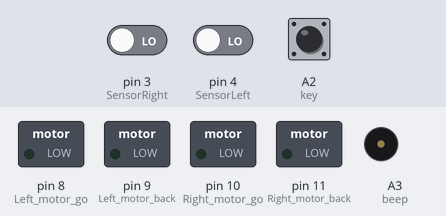
Recording of a sketch running on a simulated Arduino Uno, built with avr-gcc and run on an emulated ATmega328P. On the bench: switched loads named in the sketch (green lamp = pin HIGH), buzzer (waves = sounding, pin HIGH). The inputs (shaded band) are chosen by the test bench; at power-on: A2 (key) LOW, pin 3 (SensorRight) LOW, pin 4 (SensorLeft) LOW.

Above: at 1.2 s.
1.3 s: A2 (key) pulled HIGH for 0.15 s
At 1.8 s:
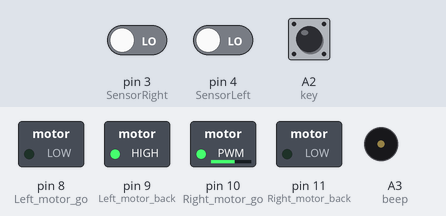
Timing chart, 0 to 1.5 s (numbered marks = the images above; inputs shaded):
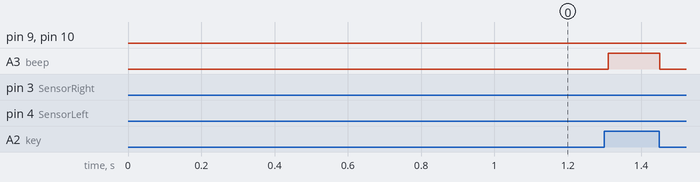

The sketch:

track.ino
```cpp
//============================智宇科技===========================
//  智能小车黑线循迹实验
//===============================================================
//#include <Servo.h>
int Left_motor_go = 8;     //左电机前进(IN1)
int Left_motor_back = 9;   //左电机后退(IN2)
int Right_motor_go = 10;   // 右电机前进(IN3)
int Right_motor_back = 11; // 右电机后退(IN4)

int key = A2;  //定义按键 数字A2 接口
int beep = A3; //定义蜂鸣器 数字A3 接口

const int SensorRight = 3; //右循迹红外传感器(P3.2 OUT1)
const int SensorLeft = 4;  //左循迹红外传感器(P3.3 OUT2)

int SL; //左循迹红外传感器状态
int SR; //右循迹红外传感器状态

void setup()
{
    //初始化电机驱动IO为输出方式
    pinMode(Left_motor_go, OUTPUT);    // PIN 8 (PWM)
    pinMode(Left_motor_back, OUTPUT);  // PIN 9 (PWM)
    pinMode(Right_motor_go, OUTPUT);   // PIN 10 (PWM)
    pinMode(Right_motor_back, OUTPUT); // PIN 11 (PWM)
    pinMode(key, INPUT);               //定义按键接口为输入接口
    pinMode(beep, OUTPUT);
    pinMode(SensorRight, INPUT); //定义右循迹红外传感器为输入
    pinMode(SensorLeft, INPUT);  //定义左循迹红外传感器为输入
}

//=======================智能小车的基本动作=========================
//void run(int time)     // 前进
void run()
{
    digitalWrite(Right_motor_go, HIGH); // 右电机前进
    digitalWrite(Right_motor_back, LOW);
    analogWrite(Right_motor_go, 150); //PWM比例0~255调速，左右轮差异略增减
    analogWrite(Right_motor_back, 0);
    digitalWrite(Left_motor_go, LOW); // 左电机前进
    digitalWrite(Left_motor_back, HIGH);
    analogWrite(Left_motor_go, 0); //PWM比例0~255调速，左右轮差异略增减
    analogWrite(Left_motor_back, 150);
    //delay(time * 100);   //执行时间，可以调整
}

//void brake(int time)  //刹车，停车
void brake()
{
    digitalWrite(Right_motor_go, LOW);
    digitalWrite(Right_motor_back, LOW);
    digitalWrite(Left_motor_go, LOW);
    digitalWrite(Left_motor_back, LOW);
    //delay(time * 100);//执行时间，可以调整
}

//void left(int time)         //左转(左轮不动，右轮前进)
void left()
{
    digitalWrite(Right_motor_go, HIGH); // 右电机前进
    digitalWrite(Right_motor_back, LOW);
    analogWrite(Right_motor_go, 150);
    analogWrite(Right_motor_back, 0); //PWM比例0~255调速
    digitalWrite(Left_motor_go, LOW); //左轮后退
    digitalWrite(Left_motor_back, LOW);
    analogWrite(Left_motor_go, 0);
    analogWrite(Left_motor_back, 0); //PWM比例0~255调速
                                     //delay(time * 100);	//执行时间，可以调整
}

void spin_left(int time) //左转(左轮后退，右轮前进)
{
    digitalWrite(Right_motor_go, HIGH); // 右电机前进
    digitalWrite(Right_motor_back, LOW);
    analogWrite(Right_motor_go, 200);
    analogWrite(Right_motor_back, 0);  //PWM比例0~255调速
    digitalWrite(Left_motor_go, HIGH); //左轮后退
    digitalWrite(Left_motor_back, LOW);
    analogWrite(Left_motor_go, 200);
    analogWrite(Left_motor_back, 0); //PWM比例0~255调速
    delay(time * 100);               //执行时间，可以调整
}

//void right(int time)        //右转(右轮不动，左轮前进)
void right()
{
    digitalWrite(Right_motor_go, LOW); //右电机后退
    digitalWrite(Right_motor_back, LOW);
    analogWrite(Right_motor_go, 0);
    analogWrite(Right_motor_back, 0); //PWM比例0~255调速
    digitalWrite(Left_motor_go, LOW); //左电机前进
    digitalWrite(Left_motor_back, HIGH);
    analogWrite(Left_motor_go, 0);
    analogWrite(Left_motor_back, 150); //PWM比例0~255调速
                                       //delay(time * 100);	//执行时间，可以调整
}

void spin_right(int time) //右转(右轮后退，左轮前进)
{
    digitalWrite(Right_motor_go, LOW); //右电机后退
    digitalWrite(Right_motor_back, HIGH);
    analogWrite(Right_motor_go, 0);
    analogWrite(Right_motor_back, 200); //PWM比例0~255调速
    digitalWrite(Left_motor_go, LOW);   //左电机前进
    digitalWrite(Left_motor_back, HIGH);
    analogWrite(Left_motor_go, 0);
    analogWrite(Left_motor_back, 200); //PWM比例0~255调速
    delay(time * 100);                 //执行时间，可以调整
}

//void back(int time)          //后退
void back(int time)
{
    digitalWrite(Right_motor_go, LOW); //右轮后退
    digitalWrite(Right_motor_back, HIGH);
    analogWrite(Right_motor_go, 0);
    analogWrite(Right_motor_back, 150); //PWM比例0~255调速
    digitalWrite(Left_motor_go, HIGH);  //左轮后退
    digitalWrite(Left_motor_back, LOW);
    analogWrite(Left_motor_go, 150);
    analogWrite(Left_motor_back, 0); //PWM比例0~255调速
    delay(time * 100);               //执行时间，可以调整
}
//==========================================================

void keysacn() //按键扫描
{
    int val;
    val = digitalRead(key);   //读取数字7 口电平值赋给val
    while (!digitalRead(key)) //当按键没被按下时，一直循环
    {
        val = digitalRead(key); //此句可省略，可让循环跑空
    }
    while (digitalRead(key)) //当按键被按下时
    {
        delay(10);              //延时10ms
        val = digitalRead(key); //读取数字7 口电平值赋给val
        if (val == HIGH)        //第二次判断按键是否被按下
        {
            digitalWrite(beep, HIGH);    //蜂鸣器响
            while (!digitalRead(key))    //判断按键是否被松开
                digitalWrite(beep, LOW); //蜂鸣器停止
        }
        else
            digitalWrite(beep, LOW); //蜂鸣器停止
    }
}

void loop()
{
    keysacn(); //调用按键扫描函数，当按键没被按下时处于忙等待状态；当按键被按下时，跳出死循环开始红外循迹。
    while (1)
    {   // 检测到黑线输出高，信号为HIGH，小车底部同侧LED灯亮；检测到白色区域输出低，信号为LOW，同侧灯灭
        SR = digitalRead(SensorRight);
        SL = digitalRead(SensorLeft);
        if (SL == LOW && SR == LOW)
            run();
        else if (SL == HIGH & SR == LOW)
        // 左循迹红外传感器输出高，检测到黑色区域，车子向右偏离轨道，此时应该向左转
            left();
        else if (SR == HIGH & SL == LOW)
        // 右循迹红外传感器输出高，检测到黑色区域，车子向左偏离轨道，此时应该向右转
            right();
        else// 左右循迹红外传感器都输出高，车子处在黑色区域内，小车停止
            brake();
    }
}
```
